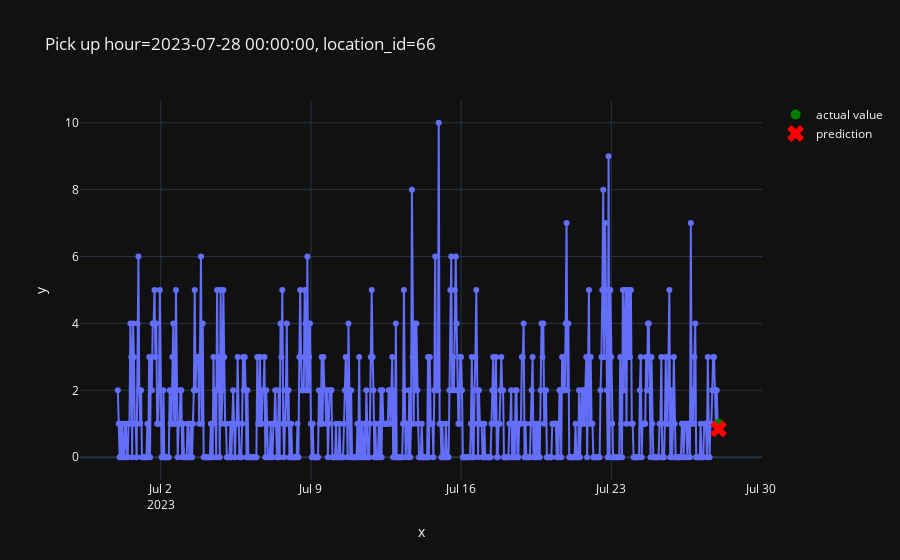

Notebook code for this chart:
### Code cell
plot_one_sample(
    features=X_test,
    targets = y_test,
    example_id = 3900,
    predictions=pd.Series(predictions)
)

### Figure 1 — Plotly figure (JSON) as saved in the notebook; plotly's stock layout.template omitted (floating-point values rounded to 4 significant figures; data arrays with more than 128 entries replaced by an {"elided": "..."} marker saying what was removed)
{"data": [{"hovertemplate": "x=%{x}<br>y=%{y}<extra></extra>", "legendgroup": "", "line": {"color": "#636efa", "dash": "solid"}, "marker": {"symbol": "circle"}, "mode": "lines+markers", "name": "", "orientation": "v", "showlegend": false, "type": "scatter", "x": {"elided": "673 str values"}, "xaxis": "x", "y": {"elided": "673 int values"}, "yaxis": "y"}, {"line": {"color": "green"}, "marker": {"size": 10}, "mode": "markers", "name": "actual value", "type": "scatter", "x": ["2023-07-28T00:00:00"], "y": [1]}, {"line": {"color": "red"}, "marker": {"size": 15, "symbol": "x"}, "mode": "markers", "name": "prediction", "type": "scatter", "x": ["2023-07-28T00:00:00"], "y": [0.8427]}], "layout": {"legend": {"tracegroupgap": 0}, "title": {"text": "Pick up hour=2023-07-28 00:00:00, location_id=66"}, "xaxis": {"anchor": "y", "domain": [0, 1], "title": {"text": "x"}}, "yaxis": {"anchor": "x", "domain": [0, 1], "title": {"text": "y"}}}}
